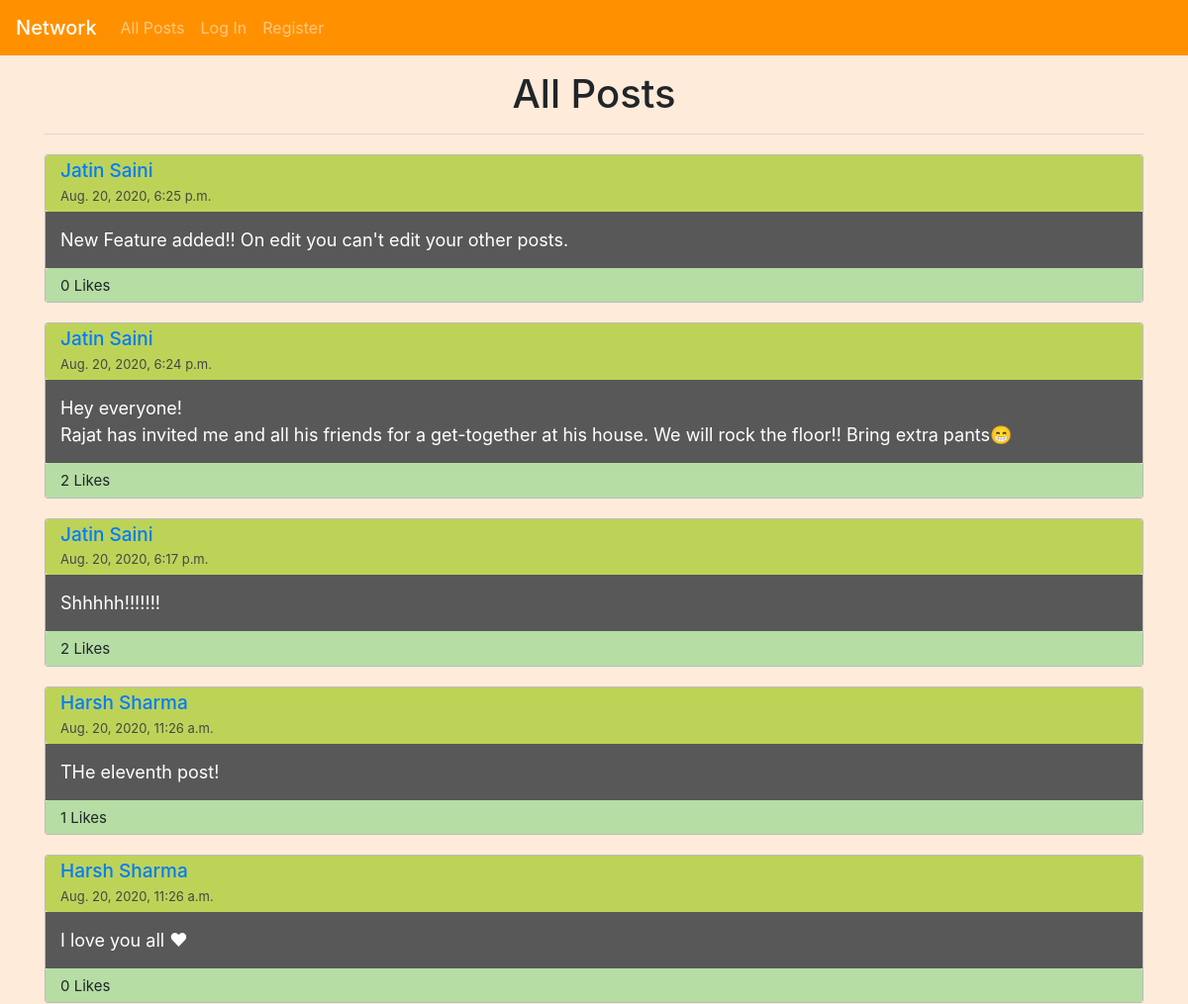
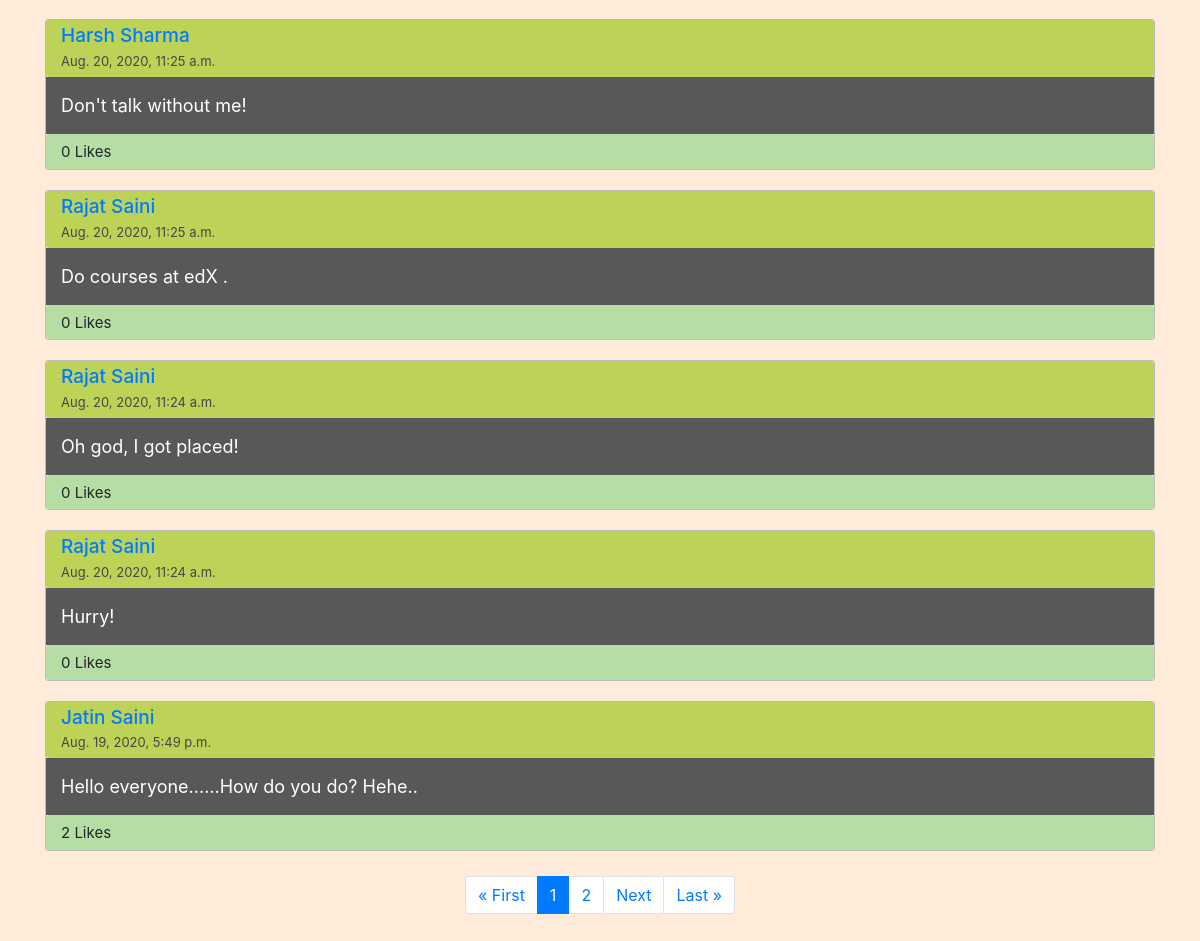
The page / on the database its author committed (2 pictures, top to bottom).
### network/models.py (models this page shows)
class Post(models.Model):
    posted_by = models.ForeignKey(User, on_delete=models.CASCADE, related_name="posts")
    timestamp = models.DateTimeField(auto_now=True)
    body = models.TextField(max_length=1000)
    likes = models.ManyToManyField(User , blank=True, related_name='liked')

class User(AbstractUser):
    pass

### network/views.py (the view)
# urls.py: path("", views.index, name="index"),
def index(request):
    posts_list = Post.objects.all().order_by('-timestamp')
    paginator = Paginator(posts_list, 10)
    if 'page' in request.GET:
        page_number = request.GET['page']
    else:
        page_number = 1
    page_obj = paginator.get_page(page_number)
    pages = []
    for i in range(1, page_obj.paginator.num_pages+1):
        pages.append(i)
    return render(request, "network/index.html", {
        "heading" : "All Posts",
        "posts" : page_obj,
        "range" : pages,
        "new_post" : True
    })

### network/templates/network/index.html (shortened to what this page needs)
{% extends "network/layout.html" %}
{% block body %}
<div class="container">
    <h1>{{heading}}</h1>
    <hr>
    <div class="posts">
        {% for post in posts %}
            <div class="post" id="post_{{post.id}}">
                <div class="head">
                    <div>
                        <h3><a href="{% url 'profile' username=post.posted_by %}">{{post.posted_by.username}}</a></h3>
                        <span>{{post.timestamp}}</span>
                    </div>
                </div>
                <div class="body">
                    <p id="old_text_{{post.id}}">{{post.body}}</p>
                </div>
                <div class="likes">
                    <span><span id="likes_{{post.id}}">{{ post.likes.all.count }}</span> Likes</span>
                </div>
            </div>
        {% empty %}
            {% if new_post %}
            <p style="text-align: center;">No posts yet!</p>
            {% else %}
            <p style="text-align: center;">Follow someone to see their posts.</p>
            {% endif %}
        {% endfor %}
    </div>
    <div class="pages">
        <ul class="pagination justify-content-center">
            <li class="page-item"><a class="page-link" href="?page=1">&laquo; First</a></li>
            {% for page_no in range %}
                <li class="page-item {% if page_no == posts.number %} active {% endif %}"><a class="page-link" href="?page={{page_no}}">{{page_no}}</a></li>
            {% endfor %}
            {% if posts.has_next %}
                <li class="page-item"><a class="page-link" href="?page={{ posts.next_page_number }}">Next</a></li>
            {% endif %}
            <li class="page-item"><a class="page-link" href="?page={{ posts.paginator.num_pages }}">Last &raquo;</a></li>
        </ul>
    </div>
</div>
{% endblock %}

### network/templates/network/layout.html (shortened to what this page needs)
{% load static %}
<!DOCTYPE html>
<html lang="en">
    <head>
        <link rel="stylesheet" href="https://cdnjs.cloudflare.com/ajax/libs/font-awesome/4.7.0/css/font-awesome.min.css">
        <link rel="stylesheet" href="https://stackpath.bootstrapcdn.com/bootstrap/4.4.1/css/bootstrap.min.css">
        <link href="{% static 'network/styles.css' %}" rel="stylesheet">
    </head>
    <body>
        <nav class="navbar navbar-expand-lg navbar-dark" style="background-color: #ff9100;">
            <a class="navbar-brand mb-0 h1" href="{% url 'index' %}">Network</a>
            <div>
              <ul class="navbar-nav mr-auto">
                    <li class="nav-item">
                    <a class="nav-link" href="{% url 'index' %}">All Posts</a>
                    </li>
                {% if user.is_authenticated %}
                    <li class="nav-item">
                        <a class="nav-link" href="{% url 'following' %}">Following</a>
                    </li>
                    <li class="nav-item">
                        <a class="nav-link" href="{% url 'logout' %}">Log Out</a>
                    </li>
                {% else %}
                    <li class="nav-item">
                        <a class="nav-link" href="{% url 'login' %}">Log In</a>
                    </li>
                    <li class="nav-item">
                        <a class="nav-link" href="{% url 'register' %}">Register</a>
                    </li>
                {% endif %}
              </ul>
            </div>
          </nav>
        <div class="body">
            {% block body %}
            {% endblock %}
        </div>
    </body>
</html>

### network/static/network/styles.css (style rules this page uses)
body { background-color: #ffebda; }
.body { padding: 15px; }
h1 { text-align: center; }
.post { width: 100%; border: 1px solid #bbbbbb; border-radius: 3px; margin-top: 20px; }
.post .head { display: -webkit-box; display: -ms-flexbox; display: flex; -webkit-box-align: center; -ms-flex-align: center; align-items: center; -webkit-box-pack: justify; -ms-flex-pack: justify; justify-content: space-between; background-color: #BDD358; padding: 5px; padding-left: 15px; border-radius: 3px; }
.post .head h3 { font-size: 19px; margin: 0; }
.post .head span { color: #464646; font-size: 13px; }
.post .body { background-color: #585858; }
.post .body p { color: white; white-space: pre-wrap; margin: 0; font-size: 18px; }
.post .likes { background-color: #B5DDA4; padding: 5px; padding-left: 15px; border-radius: 3px; }
.post .likes span { font-size: 15px; }
.pages { margin-top: 25px; }

### rows shown on the page
Post: posted_by.username "Jatin Saini", timestamp "Aug. 20, 2020, 6:25 p.m.", body "New Feature added!! On edit you can't edit your other posts.", likes.all.count "0"
Post: posted_by.username "Jatin Saini", timestamp "Aug. 20, 2020, 6:24 p.m.", body "Hey everyone! Rajat has invited me and all his friends for a get-together at his house. We will rock the floor!! Bring extra pants😁", likes.all.count "2"
Post: posted_by.username "Jatin Saini", timestamp "Aug. 20, 2020, 6:17 p.m.", body "Shhhhh!!!!!!!", likes.all.count "2"
Post: posted_by.username "Harsh Sharma", timestamp "Aug. 20, 2020, 11:26 a.m.", body "THe eleventh post!", likes.all.count "1"
Post: posted_by.username "Harsh Sharma", timestamp "Aug. 20, 2020, 11:26 a.m.", body "I love you all ❤", likes.all.count "0"
Post: posted_by.username "Harsh Sharma", timestamp "Aug. 20, 2020, 11:25 a.m.", body "Don't talk without me!", likes.all.count "0"
Post: posted_by.username "Rajat Saini", timestamp "Aug. 20, 2020, 11:25 a.m.", body "Do courses at edX .", likes.all.count "0"
Post: posted_by.username "Rajat Saini", timestamp "Aug. 20, 2020, 11:24 a.m.", body "Oh god, I got placed!", likes.all.count "0"
Post: posted_by.username "Rajat Saini", timestamp "Aug. 20, 2020, 11:24 a.m.", body "Hurry!", likes.all.count "0"
Post: posted_by.username "Jatin Saini", timestamp "Aug. 19, 2020, 5:49 p.m.", body "Hello everyone......How do you do? Hehe..", likes.all.count "2"

### other values the page prints
{{ heading }} "All Posts"
{{ page_no }} "1" "2"
